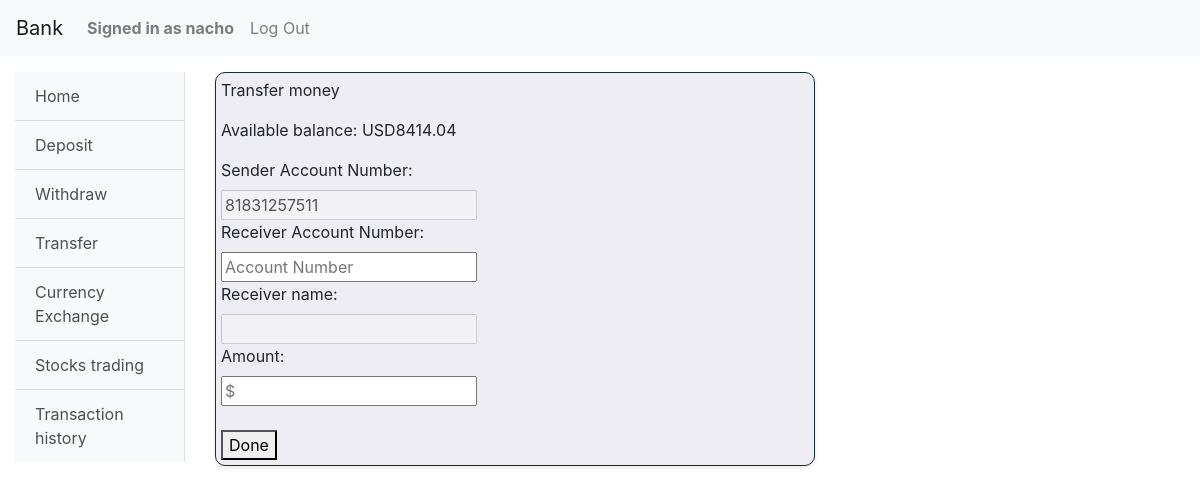
Page /transfer/ (signed in) on the earlier database version.
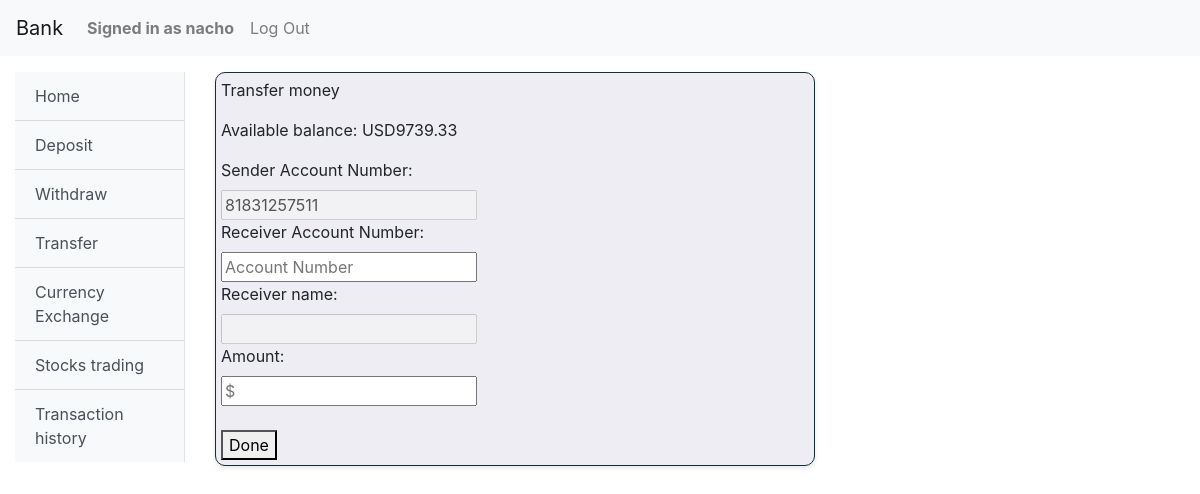
Same page on the later database version.
### bank/models.py (models this page shows)
class User(AbstractUser):
    usd_account = models.DecimalField(decimal_places=2, max_digits=16, default=0)
    eur_account = models.DecimalField(decimal_places=2, max_digits=16, default=0)
    account_number = models.CharField(max_length=12, unique=True)

### bank/views.py (the view, shortened to what this page needs)
# urls.py: path("transfer/", views.transfer, name="transfer"),
@login_required
def transfer(request):
    user = request.user
    usd_account = user.usd_account
    account_number = user.account_number
    if request.method == "GET":
        return render(request, "bank/transfer.html",
                      {'account_number': account_number,
                       'usd_account': usd_account})

### bank/templates/bank/transfer.html (shortened to what this page needs)
{% extends "bank/layout.html" %}
{% block body %}
    <div class="transfer">
        <p>Transfer money</p>
        <p>Available balance: USD{{usd_account}}</p>
        <form action="{% url 'transfer' %}" method="post">
            <label for="transfer-sender">Sender Account Number:</label><br>
            <input type="text" id="transfer-sender" name="transfer-sender" value={{account_number}} disabled><br>
            <label for="transfer-receiver">Receiver Account Number:</label><br>
            <input type="text" id="transfer-receiver" name="transfer-receiver" placeholder="Account Number"><br>
            <label for="transfer-receiver-name">Receiver name:</label><br>
            <input type="text" id="transfer-receiver-name" name="transfer-receiver-name" value="" disabled><br>
            <label for="transfer-amount">Amount:</label><br>
            <input type="text" id="transfer-amount" name="transfer-amount" placeholder="$" min="0" step="0.01" required>
            <br><br>
            <button type="submit" >Done</button>
    </div>
{% endblock %}

### bank/templates/bank/layout.html (shortened to what this page needs)
{% load static %}
<!DOCTYPE html>
<html lang="en">
    <head>
        <link rel="stylesheet" href="https://stackpath.bootstrapcdn.com/bootstrap/4.4.1/css/bootstrap.min.css">
        <link href="{% static 'bank/styles.css' %}" rel="stylesheet">
    </head>
    <body>
        <nav class="navbar navbar-expand-lg navbar-light bg-light">
            <a class="navbar-brand" href="#">Bank</a>
            <div>
              <ul class="navbar-nav mr-auto">
                {% if user.is_authenticated %}
                    <li class="nav-item">
                        <a class="nav-link" href="#"><strong>Signed in as {{ user.username }}</strong></a>
                    </li>
                {% endif %}
                {% if user.is_authenticated %}
                    <li class="nav-item">
                        <a class="nav-link" href="{% url 'logout' %}">Log Out</a>
                    </li>
                {% endif %}
              </ul>
            </div>
          </nav>
          <div class="container-fluid mt-3">
            <div class="row">
                {% if user.is_authenticated %}
                <div class="col-md-2">
                    <div class="bg-light border-right" id="sidebar-wrapper">
                        <div class="list-group list-group-flush">
                            <a href="{% url 'index' %}" class="list-group-item list-group-item-action bg-light">Home</a>
                            <a href="{% url 'deposit' %}" class="list-group-item list-group-item-action bg-light">Deposit</a>
                            <a href="{% url 'withdraw' %}" class="list-group-item list-group-item-action bg-light">Withdraw</a>
                            <a href="{% url 'transfer' %}" class="list-group-item list-group-item-action bg-light">Transfer</a>
                            <a href="{% url 'eur_exchange' %}" class="list-group-item list-group-item-action bg-light">Currency Exchange</a>
                            <a href="{% url 'stocks' %}" class="list-group-item list-group-item-action bg-light">Stocks trading</a>
                            <a href="{% url 'history' %}" class="list-group-item list-group-item-action bg-light">Transaction history</a>
                        </div>
                    </div>
                </div>
                {% endif %}
                <div class="col-md-10">
                    <div class="body">
                        {% block body %}
                        {% endblock %}
                    </div>
                </div>
            </div>
        </div>
    </body>
</html>

Differences in the rows shown:
changed User "nacho": usd_account "8414.04" → "9739.33"
